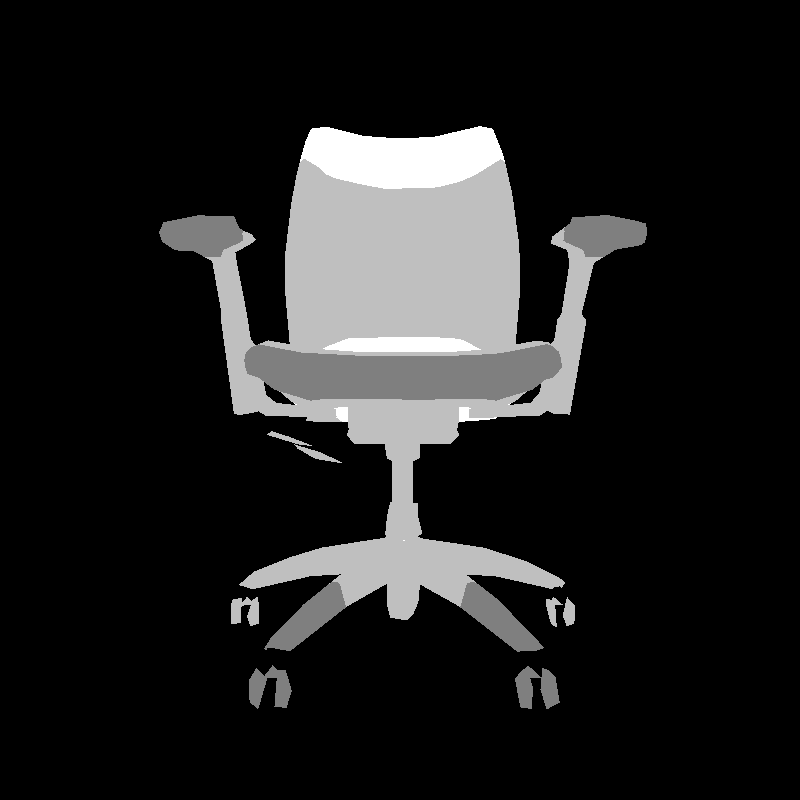
#> input picture notebooks/front_depth_mesh_image.png, 800 x 800 px, given in place of 35e77eed59e1113c22e4620665c23c97_complete_pred.png, which was not available
$ jupyter execute --allow-errors mesh_recomposition.ipynb
#> lines starting #> are read from the running program, lines starting #| are printed output that depends on the picture; pictures that were not available may be replaced by others from this repository, and a replacement may not be noted
[cell 1]
import open3d as o3d
import numpy as np

[cell 2]
import cv2

# Load the image
image_path = "/Users/cmazzoleni/Documents/GitHub/SemesterProjectETH/src/diffusion_model/output/depth_map_inference/depth_bw/35e77eed59e1113c22e4620665c23c97_complete_pred.png"
image = cv2.imread(image_path)
#> image is the input picture: shape (800, 800, 3); min 0, max 4, mean 0.486

# Define the cropping coordinates for each view (2 rows x 3 columns)
crop_coords = [
    (0, 0, 266, 400),    # View 1 (top-left)
    (266, 0, 532, 400),  # View 2 (top-middle)
    (532, 0, 800, 400),  # View 3 (top-right)
    (0, 400, 266, 800),  # View 4 (bottom-left)
    (266, 400, 532, 800),# View 5 (bottom-middle)
    (532, 400, 800, 800) # View 6 (bottom-right)
]

# Crop and save each view
for i, (x1, y1, x2, y2) in enumerate(crop_coords):
    cropped_image = image[y1:y2, x1:x2]  # Crop the image using numpy slicing
    cropped_path = f"cropped_view_{i+1}.png"
    cv2.imwrite(cropped_path, cropped_image)
    print(f"Saved cropped image {i+1} to {cropped_path}")
#> this loop made 6 passes
#> pass 1, `cropped_image = image[y1:y2, x1:x2]`:
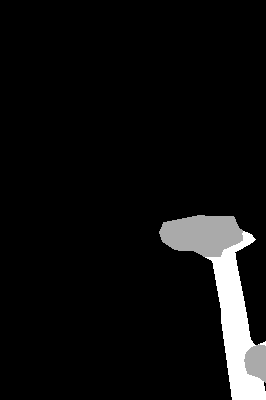
#> cropped_image: shape (400, 266, 3); min 0, max 3, mean 0.176; drawn with min black and max white
#> pass 2, `cropped_image = image[y1:y2, x1:x2]`:
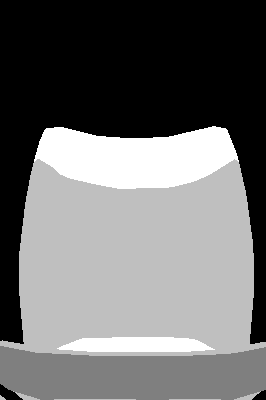
#> cropped_image: shape (400, 266, 3); min 0, max 4, mean 1.74; drawn with min black and max white
#> pass 3, `cropped_image = image[y1:y2, x1:x2]`:
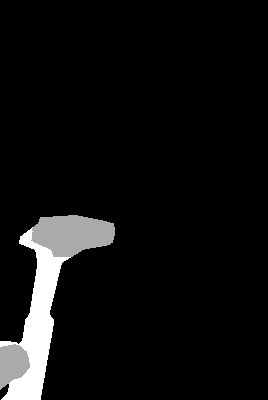
#> cropped_image: shape (400, 268, 3); min 0, max 3, mean 0.181; drawn with min black and max white
